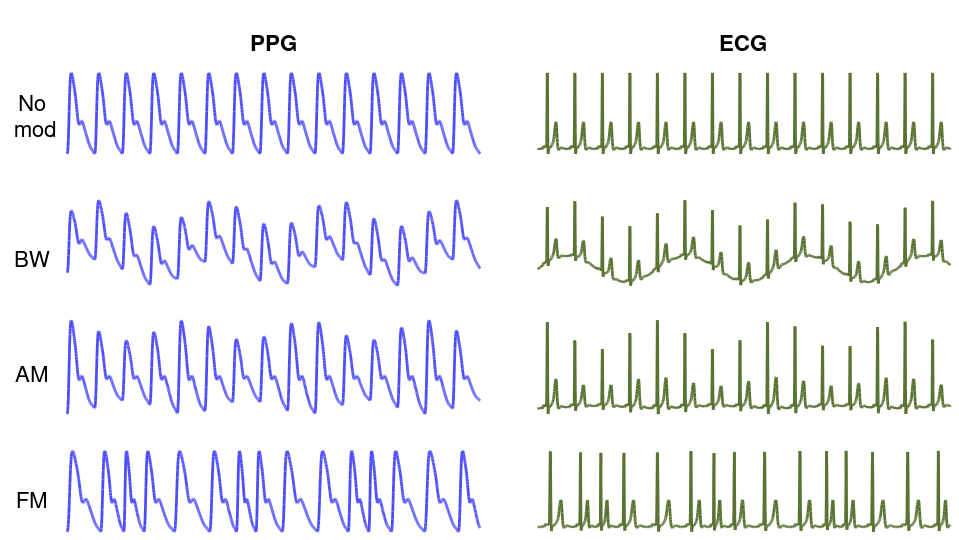

MATLAB code to generate this figure:
function make_respiratory_modulations_plot
% make_respiratory_modulations_plot creates the plot of respiratory
% modulations of the ECG and PPG signals which is publicly available at: 
%
%               make_respiratory_modulations_plot
%
%	This file creates the image originally published in:
%           Charlton P.H. et al. An assessment of algorithms to estimate
%           respiratory rate from the electrocardiogram and photoplethysmogram,
%           Physiological Measurement, 37(4), 2016
%           DOI: https://doi.org/10.1088/0967-3334/37/4/610
%   Please cite this publication when using this image.
%   
%   Output:
%       a PNG image in the same folder as this script
%     
%   Comments, Questions, Criticisms, Feedback, Contributions:
%       See: http://peterhcharlton.github.io/RRest/contributions.html
%
%   Licence:
%       please see the accompanying file named "LICENSE"
%

%% Settings

no_beats = 511;
sig_range = 1;
f_r = 0.23; w_r = 2*pi*f_r;
f_c = 1.2; w_c = 2*pi*f_c;
fs = 100;
a_r = 0.22;

%% Load data

ecg_data.t = 0:0.01:1;
ecg_data.v = [0.0628929206915458,0.0628929206915458,0.0587000506488106,0.0607963906957733,0.0587000506488106,0.0628929206915458,0.0587000506488106,0.0649893007277317,0.0587000506488106,0.0649893906993127,0.0628929206915458,0.0628929206915458,0.0587001706021793,0.0607964806721212,0.0754714208624968,0.0670857907342811,0.0712786607770163,0.0607965306526915,0.0587000506488106,0.0712790306332367,0.0796641009790649,0.0880504708590479,0.100628751076163,0.0985321711111414,0.0922430109906925,0.0817607109175321,0.0796644008624868,0.0859536009673920,0.0838574908197314,0.0943395309891593,0.0964358810334277,0.0964358810334277,0.0796640410023805,0.138365121315293,0.553456376600879,1,0.964354102164553,0.276729142911456,0,0.0251570603185868,0.0628930206526865,0.0649893907034836,0.0712784908430773,0.0733751507770112,0.0712787207537007,0.0796644008624868,0.0796644008624868,0.0880501409479572,0.0838572908974501,0.0943395809596000,0.0964358810334277,0.106917921192726,0.109014511153862,0.115303891188820,0.121593101289839,0.129978841375310,0.138364581460780,0.153039681588981,0.167714841693866,0.186582621942805,0.218028912350468,0.247379232560238,0.285115292855479,0.322850853343825,0.352200673749083,0.375261713885036,0.389936784024894,0.394129654067629,0.373165483784006,0.329140363329457,0.259957612777821,0.190775711926268,0.138365241204309,0.0922432209090877,0.0754715108275234,0.0545071806060754,0.0545071806060754,0.0461214405206049,0.0545071806060754,0.0566034506718976,0.0628929206915458,0.0628929206915458,0.0712786607770163,0.0712786607770163,0.0754715308197515,0.0754715308197515,0.0796644008624868,0.0796644008624868,0.0796644008624868,0.0796644008624868,0.0754716807614624,0.0712786607770163,0.0712786607770163,0.0754715308197515,0.0670859806604482,0.0628929206915458,0.0670857907342811,0.0607963906957734,0.0670857907342811,0.0628929206915458,0.0712786607770163];

ppg.t = 0:0.01:1;
ppg.v = [0,0.00927542939852481,0.0372488322480372,0.0896445546165244,0.169004189004819,0.272647048523832,0.393762147326141,0.522824548449564,0.648130256209061,0.758626219281831,0.847819546835619,0.914400499067893,0.959234915642351,0.985437381517778,0.997714838452157,1,0.995011418768304,0.985125871133712,0.971761461825674,0.955456925699569,0.937412807053363,0.917629320396664,0.896682390477446,0.875479725915258,0.853916479121250,0.832170367477851,0.810423915529333,0.788209093110292,0.764908967193013,0.739300355899694,0.712381664572962,0.683143829496475,0.651587233363082,0.618067496536693,0.583173995134062,0.547292623927837,0.511984733125585,0.478482376769321,0.447658087846185,0.420523059079013,0.397447373925289,0.378897500664425,0.366497617029747,0.359654515162849,0.357484309046336,0.359638663309276,0.364692117662492,0.372113594720006,0.380055318961484,0.388913036314599,0.399242502208559,0.406355757469157,0.408744202083830,0.407861780008873,0.404510362335276,0.398839763639832,0.390849762384774,0.382094285048579,0.372173831593098,0.361197192580294,0.349640925944862,0.337504695928278,0.325000637378979,0.312496521432379,0.300276611142535,0.287995625629235,0.275491584041999,0.263380083238680,0.251419743047758,0.239459173263126,0.227498880486464,0.215538282837730,0.203643944307285,0.192226987553774,0.180948415515039,0.170075343432093,0.159202176822953,0.148329061636135,0.137738867025047,0.127409366648891,0.117434993958546,0.108040650505145,0.0992259833676540,0.0909912956489715,0.0833362360009967,0.0775118991588359,0.0715432265228746,0.0656005086235839,0.0601638844825797,0.0549468564227474,0.0507434502364092,0.0467557643993294,0.0426247533240844,0.0390735410794610,0.0355210529792382,0.0310620642768787,0.0254434048267722,0.0182660054583478,0.0102196996141933,0.00347880408741879,0.00152249485121779];

sin_wave.t = ppg.t;
sin_wave.v = sin(w_c*ppg.t);

%% Find plain data
for sig = {'ppg', 'ecg_data', 'sin_wave'}
    % Extract data
    eval(['data = ' sig{1,1} ';']);
    % Normalise data
    data.v = sig_range * (data.v - min(data.v))/(range(data.v));
    % Multiply data
    data.seg.v = [ data.v, repmat(data.v(2:end), [1,no_beats-1]) ];
    data.seg.t = 0:(1/fs):no_beats;
    % Re-insert data
    eval([sig{1,1} ' = data;']);
end

%% Find modulated data
for sig = {'ppg', 'ecg_data', 'sin_wave'}
    % Extract data
    eval(['data = ' sig{1,1} ';']);
    % BW:
    data.bw.v = data.seg.v + a_r*sin(w_r*data.seg.t);
    data.bw.t = data.seg.t;
    % AM:
    data.am.t = data.seg.t;
    % data.am.v = data.seg.v.*(1+a_r*sin(w_r*data.seg.t));
    data.am.v = detrend(data.seg.v).*((1/a_r)+cos(w_r*data.seg.t));
    % FM:
    temp.t = data.seg.t + a_r*sin(w_r*data.seg.t);
    temp.v = data.seg.v;
    data.fm.t = data.seg.t;
    data.fm.v = interp1(temp.t, temp.v, data.fm.t);
    % Re-insert data
    eval([sig{1,1} ' = data;']);
end

%% Make PPG and ECG modulations figure

% setup figure
close all
duration = 15;
paper_size = [480 270 960 540]./100;
height = 0.18;
width = 0.43;
h_fig = figure('Position',paper_size*100);
set(gcf,'color','w');
color = get(h_fig,'Color'); 
fontsize = 16;

% Plot PPG and ECG
temp = ppg;
ppg_col = [0.3, 0.3, 1];
ax(1) = subplot('Position', [0.07, 0.7, width, height]); data = temp.seg; rel_els = find(data.t<=duration); plot(data.t(rel_els), data.v(rel_els), 'Color', ppg_col, 'LineWidth', 2), xlim([min(data.t(rel_els)), max(data.t(rel_els))]), ylim([min(data.v(rel_els))-0.1, max(data.v(rel_els))+0.1]), set(gca, 'XTick', [], 'YTick', []), set(gca,'XColor',color,'YColor',color,'TickDir','out'), ylabel({' ','No       ', 'mod      '}, 'Rotation', 0, 'Color', 'k', 'FontSize', fontsize, 'Position', [-0.5,0.2]), title('PPG', 'FontSize', fontsize)
ax(2) = subplot('Position', [0.07, 0.46, width, height]); data = temp.bw; rel_els = find(data.t<=duration); plot(data.t(rel_els), data.v(rel_els), 'Color', ppg_col, 'LineWidth', 2), xlim([min(data.t(rel_els)), max(data.t(rel_els))]), ylim([min(data.v(rel_els))-0.1, max(data.v(rel_els))+0.1]), set(gca, 'XTick', [], 'YTick', []), set(gca,'XColor',color,'YColor',color,'TickDir','out'), ylabel('BW       ', 'Rotation', 0, 'Color', 'k', 'FontSize', fontsize, 'Position', [-0.5,0.1])
ax(3) = subplot('Position', [0.07, 0.23, width, height]); data = temp.am; rel_els = find(data.t<=duration); plot(data.t(rel_els), data.v(rel_els), 'Color', ppg_col, 'LineWidth', 2), xlim([min(data.t(rel_els)), max(data.t(rel_els))]), ylim([min(data.v(rel_els))-0.1, max(data.v(rel_els))+0.1]), set(gca, 'XTick', [], 'YTick', []), set(gca,'XColor',color,'YColor',color,'TickDir','out'), ylabel('AM       ', 'Rotation', 0, 'Color', 'k', 'FontSize', fontsize, 'Position', [-0.5,-0.3])
ax(4) = subplot('Position', [0.07, 0.00, width, height]); data = temp.fm; rel_els = find(data.t<=duration); plot(data.t(rel_els), data.v(rel_els), 'Color', ppg_col, 'LineWidth', 2), xlim([min(data.t(rel_els)), max(data.t(rel_els))]), ylim([min(data.v(rel_els))-0.1, max(data.v(rel_els))+0.1]), set(gca, 'XTick', [], 'YTick', []), set(gca,'XColor',color,'YColor',color,'TickDir','out'), ylabel('FM       ', 'Rotation', 0, 'Color', 'k', 'FontSize', fontsize, 'Position', [-0.5,0.3])
temp = ecg_data;
ecg_col = [0.35, 0.45, 0.2];
ax(1) = subplot('Position', [0.56, 0.7, width, height]); data = temp.seg; rel_els = find(data.t<=duration); plot(data.t(rel_els), data.v(rel_els), 'Color', ecg_col, 'LineWidth', 2), xlim([min(data.t(rel_els)), max(data.t(rel_els))]), ylim([min(data.v(rel_els))-0.1, max(data.v(rel_els))+0.1]), set(gca, 'XTick', [], 'YTick', []), set(gca,'XColor',color,'YColor',color,'TickDir','out'), title('ECG', 'FontSize', fontsize), %ylabel('No mod             ', 'Rotation', 0, 'Color', 'k', 'FontSize', fontsize)
ax(2) = subplot('Position', [0.56, 0.46, width, height]); data = temp.bw; rel_els = find(data.t<=duration); plot(data.t(rel_els), data.v(rel_els), 'Color', ecg_col, 'LineWidth', 2), xlim([min(data.t(rel_els)), max(data.t(rel_els))]), ylim([min(data.v(rel_els))-0.1, max(data.v(rel_els))+0.1]), set(gca, 'XTick', [], 'YTick', []), set(gca,'XColor',color,'YColor',color,'TickDir','out'), %ylabel('BW        ', 'Rotation', 0, 'Color', 'k', 'FontSize', fontsize)
ax(3) = subplot('Position', [0.56, 0.23, width, height]); data = temp.am; rel_els = find(data.t<=duration); plot(data.t(rel_els), data.v(rel_els), 'Color', ecg_col, 'LineWidth', 2), xlim([min(data.t(rel_els)), max(data.t(rel_els))]), ylim([min(data.v(rel_els))-0.1, max(data.v(rel_els))+0.1]), set(gca, 'XTick', [], 'YTick', []), set(gca,'XColor',color,'YColor',color,'TickDir','out'), %ylabel('AM        ', 'Rotation', 0, 'Color', 'k', 'FontSize', fontsize)
ax(4) = subplot('Position', [0.56, 0.00, width, height]); data = temp.fm; rel_els = find(data.t<=duration); plot(data.t(rel_els), data.v(rel_els), 'Color', ecg_col, 'LineWidth', 2), xlim([min(data.t(rel_els)), max(data.t(rel_els))]), ylim([min(data.v(rel_els))-0.1, max(data.v(rel_els))+0.1]), set(gca, 'XTick', [], 'YTick', []), set(gca,'XColor',color,'YColor',color,'TickDir','out'), %ylabel('FM        ', 'Rotation', 0, 'Color', 'k', 'FontSize', fontsize)

set(h_fig,'PaperUnits','inches');
set(h_fig,'PaperSize', [paper_size(3), paper_size(4)]);
set(h_fig,'PaperPosition',[0 0 paper_size(3) paper_size(4)]);

%% Commands to save figure

% Setup file path
[folder, ~, ~] = fileparts(mfilename('fullpath'));
if ~isempty(strfind(folder, '\'))
    slash_dirn = '\';
else
    slash_dirn = '/';
end
savepath = [folder, slash_dirn, 'resp_mods'];

% PNG
print(h_fig,'-dpng',savepath)

% PDF
% print(h_fig,'-dpdf',savepath)

% EPS
% I found that using the save command on the figure window worked best.

end
